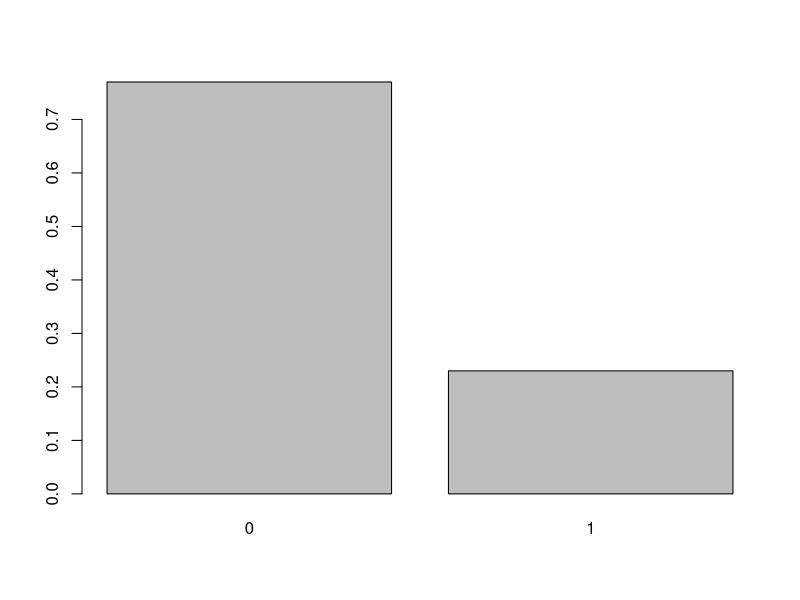
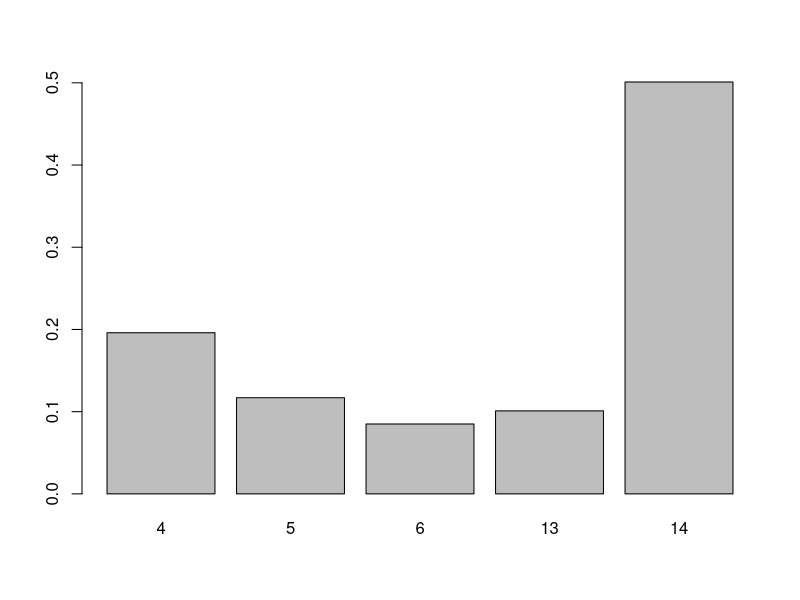
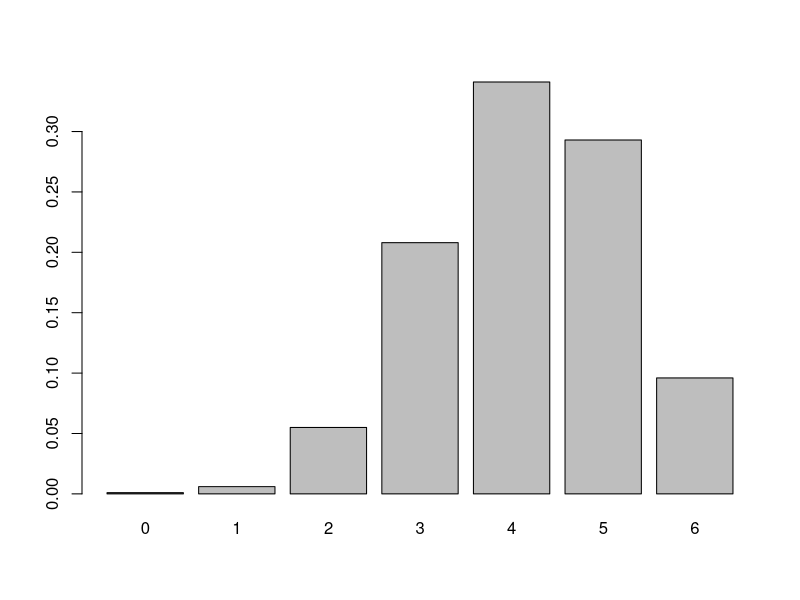
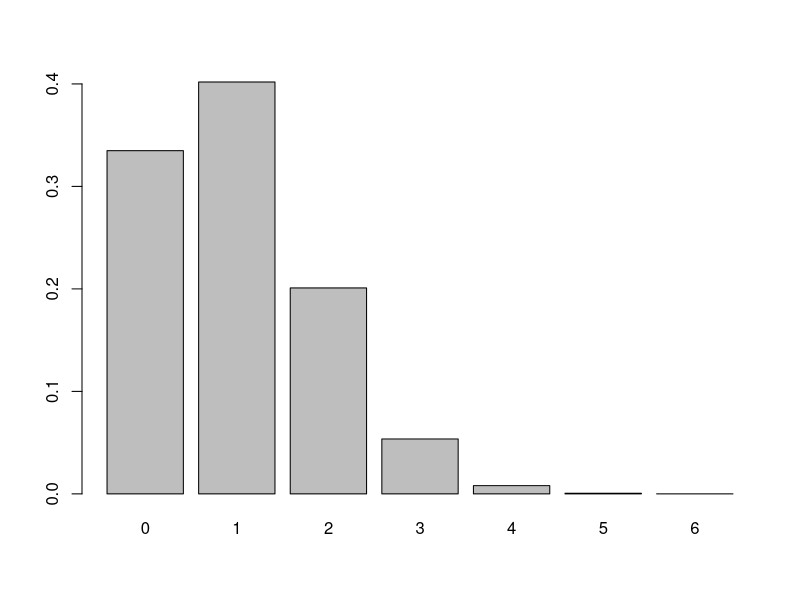
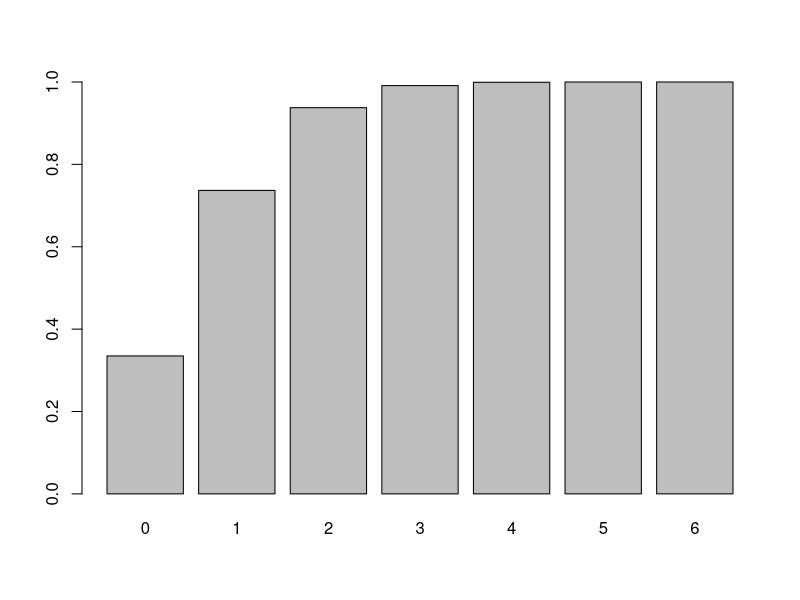
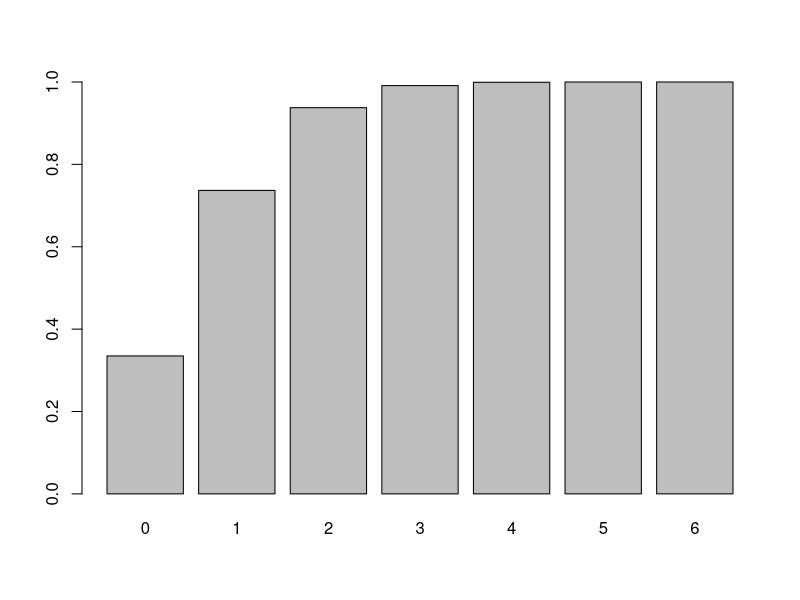
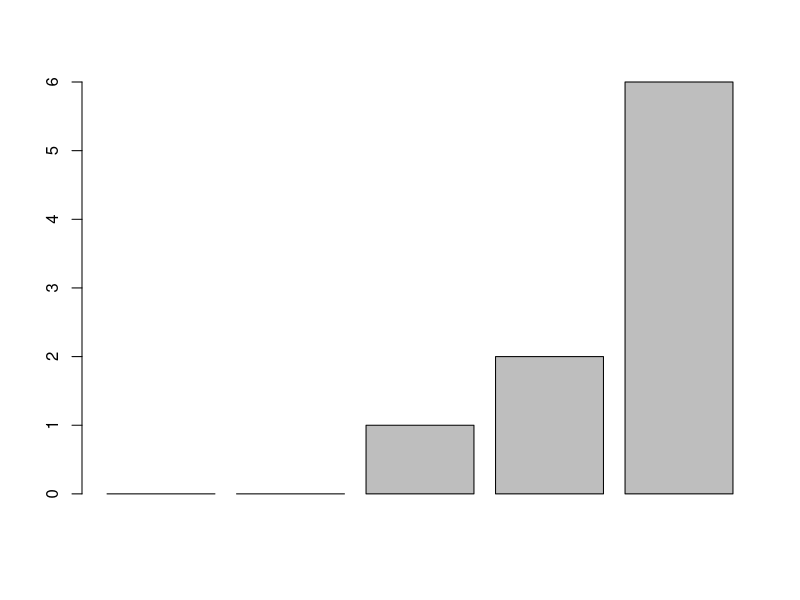
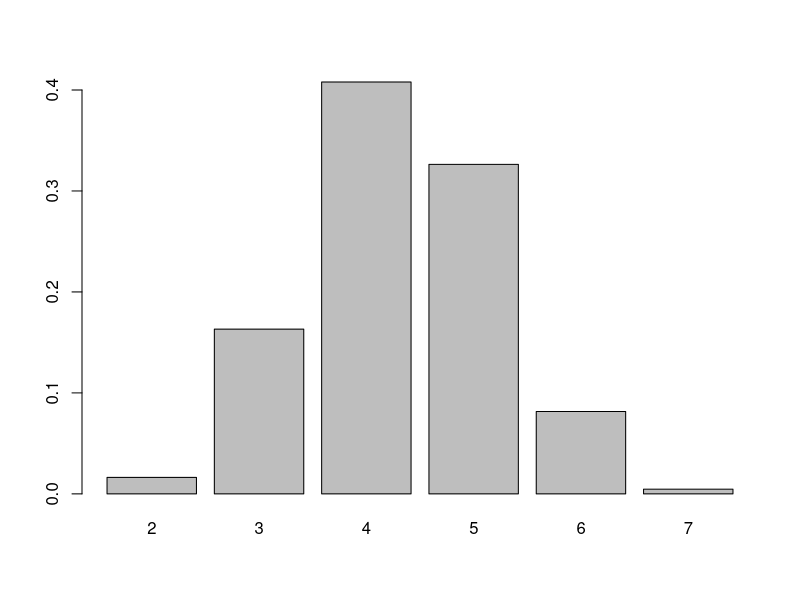

Reproduce these figures in R, in order.
# Практикум R - Дискретни Случайни величини ######

library(tidyverse)

### Предварителни познания

# Симулиране на Бернулиева Случайна Величина
c(1, 0) %>%
  sample(prob = c(0.3, 0.7), size = 100, replace = TRUE) %>%
  table() %>%
  prop.table() %>%
  barplot()

# Можем да симулираме каквито искаме дискретни случайни величини
c(4, 5, 6, 13, 14) %>%
  # в prob задаваме плътността
  sample(prob = c(0.2, 0.1, 0.1, 0.1, 0.5), size = 1000, replace = TRUE) %>%
  table() %>%
  prop.table() %>%
  barplot()
# задаваме с аргумента prob във функцията sample

# симулация и емперични вероятности
rbinom(n = 1000, size = 6, prob = 0.7) %>%
  # с table броим бройката която се пада на успехи
  table() %>%
  # бройката на успехи обръщаме в пропорции
  prop.table() %>%
  # рисуваме барплот
  barplot()

# Теоретични вероятности (функция на плътността\тежестта)
probs <- dbinom(x = 0:6, size = 6, prob = 1 / 6)
names(probs) <- 0:6
barplot(probs)

# кумулативна плътностна функция P(X <= k) = сума до к на P(X=k)
cumprobs <- dbinom(x = 0:6, size = 6, prob = 1 / 6) %>%
  cumsum()
# Задаваме имена на вероятностите с цел да се визулизира при barplot
names(cumprobs) <- 0:6
barplot(cumprobs)

# по-често се използва така
probs = pbinom(q = 0:6, size = 6, prob = 1 /6)
# Задаваме имена на вероятностите с цел да се визулизира при barplot
names(probs) <- 0:6
barplot(probs)

# обратната функция на pbinom е qbinom - квантили
# P(X < ?) = р. Koe e това число така че с вероятност р сме под него
qbinom(p = 0.8, size = 6, prob = 1 / 6, lower.tail = FALSE)

# Тя ни казва: За с вероятност 0.8 стойностите са по-малки или равни от колко?

# използвайки qbinom можем да генерираме квантилите
qbinom(p = seq(0, 1, by = 0.25), size = 6, prob = 1 / 6) %>%
  barplot()

# Но това е само едно разпределение. Има ли подобни функции за другите разпределения
# Геометрично разпределение
rgeom(n = 1000, prob = 0.5) # Генериране на геометрично разпределена сл. величина
dgeom(x = 2, prob = 1 / 2)  # P(X = 2)
pgeom(q = 2, prob = 1 / 2) # P(X <= 2)
qgeom(p = 1/2, prob = 1 / 2) # P(X <= ?)= 1/2

# Поасоново разпределени случайни величини
rpois(100, 1/2)
dpois(0:3, 1/2) # Вероятностите Поасоново разпределена сл. величина да е 0, 1, 2 и 3
ppois(3, 1/2) # P(X <= 3)
qpois(0.4, 1/2) # P(X <= ?) = 0.4

#### Задача 1 - Хвърляне на Зар ####
# 1000 пъти искаме да хвърлим по 30 зара и да видим колко от тези 30 зара са шестици във всеки от 
# хилядатте опита
# Коя функция ще ползваме за симулацията?

n_of_sixes <- rbinom(n = 1000, size = 30, prob = 1 / 6)

# Как ще намерим емпиричната вероятност да се паднат по-малко от 5 шестици?
mean(n_of_sixes < 5)

# Koя функция ще ползваме за да намерим теоретичната вероятност да се паднат
# по-малко от 5 шестици?
pbinom(q = 4, size = 30, prob = 1/6)

# друг вариант е да сумираме плътностите
sum(dbinom(x = 0:4, size = 30, prob = 1 / 6))

# С вероятност 0.75 сме над тази стойност. Това означава, че 0.25 от стойностите са под тази стойност
qbinom(p = 0.25, size = 30, prob = 1/6)

# Но може и така (lower.tail = FALSE)
# как да видим поне колко шестици ще се паднат с верояност 0.75
qbinom(p = 0.75, size = 30, prob = 1/6, lower.tail = FALSE)

# pbinom(3, size = 30, prob = 1/6, lower.tail=FALSE)

###### Задача 2 - Стрелец ####

# Стрелец уцелва с вероятност 0.2. За да спечели, трябва да направи 3 точни
# Каква е вероятността за това да са му необходими ... изстрела?
# Какво разпределение ни е нужно? - Отрицателно Биномно!

# а) точно 8 изстрела
# Имаме 5 неуспеха докато се случат 3 успеха
dnbinom(x = 5, size = 3, prob = 0.2)

# б) повече от 6 изстрела
# над определени стойности? pnbinom но с lower.tail = FALSE
pnbinom(q = 3, size = 3, prob = 0.2, lower.tail = FALSE)

# може и с dnbinom до някакво голямо число защото може и до безкрайност да е карък
sum(dnbinom(x = 4:10000, size = 3, prob = 0.2))

# в) Между 5 и 8 изстрела P(2 <= X <= 5) = ∑Р(Х=к) за к = 2..5
sum(dnbinom(x = 2:5 , size = 3, prob = 0.2))

# Може и така
pnbinom(5, 3, 0.2) - pnbinom(1, 3, 0.2)

#### Задача 3 - Теглене на топки от кутия ####
# В урна има 7 бели и 6 черни топки. Направете N симулации и пресметнете
# границите от които се мени Х, ЕХ и D(Х) където Х е броят на белите
# Какво разпределение ни трябва? - hyper geometric (hyper)
N <- 100000

# За симулация - rhyper
xsim <- rhyper(nn = N, m = 7, n = 6, k = 8)
# в какъв диапазон варират стойностите
c(min(xsim), max(xsim))

# Средно
mean(xsim)

# Обобщение - Средно, мин, макс, медиана, квантили
summary(xsim)

# Емпирична дисперсия
var(xsim)

# Емпирично стандартно отклонение
sd(xsim) # корен от дисперсията


# Емпирична вероятност за 3 бели топки
mean(xsim == 3)

# теоретичните вероятности?
# Коя функция ни трябва? - dhyper за стойности от 0 до 8

# с dhyper гледаме теоретичните вероятности за между 2 и 6
theoretical_probabilities <- dhyper(x = 2:7, m = 7, n = 6, k = 8)

# закачане на имена с цел да можем да рисуваме барплот
names(theoretical_probabilities) <- 2:7

# рисуваме barplot
barplot(theoretical_probabilities)

# Каква е формулата за теоретично средно (мат. очакване)?
# ЕХ = ∑х•p(x)
theoretical_mean <- sum(0:8 * theoretical_probabilities)

# Каква е формулата за теоретична дисперсия? Е[(Х - ЕХ)^2] = ∑[p(x)•(x - EX)^2]
sum(theoretical_probabilities * (0:8 - theoretical_mean)^2)

# таблица на емпиричните вероятности
emperical_probabilities <- xsim %>%
  # броим честотата на срещане
  table() %>%
  # обръщаме в пропорции
  prop.table()

# Теоретични и емпирични вероятности в една матрица с два реда
all_probabilities <- rbind(emperical_probabilities, theoretical_probabilities)

# Рисуване на барплот с една до друга емпиричните и теоретичните вероятности
barplot(all_probabilities, beside = TRUE, legend = c("emperical", "theoretical"))